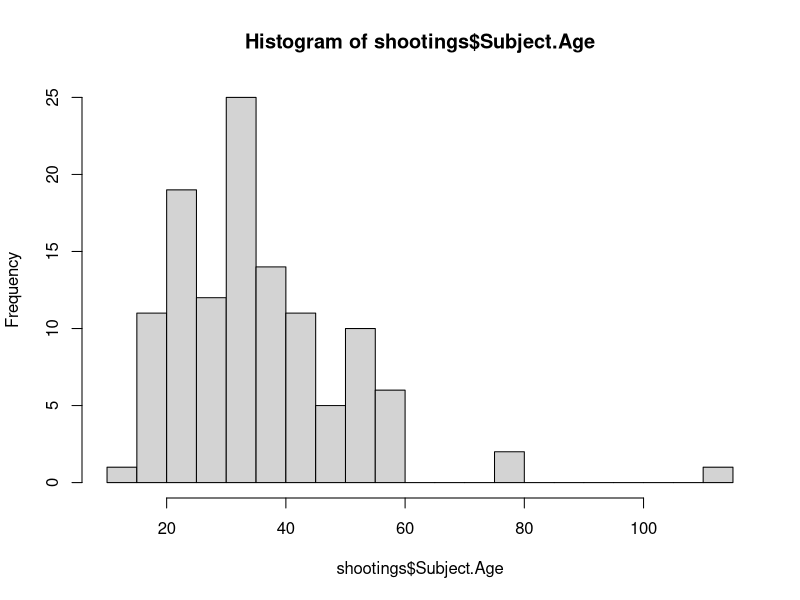
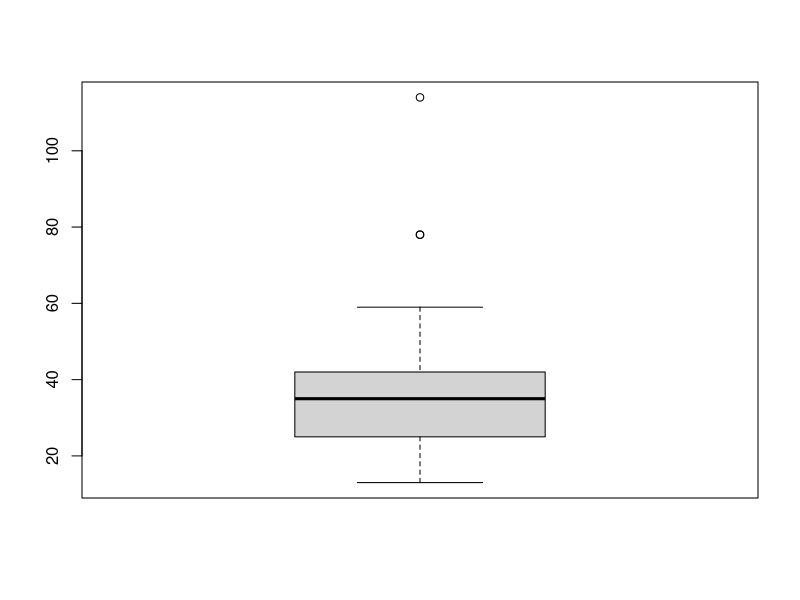
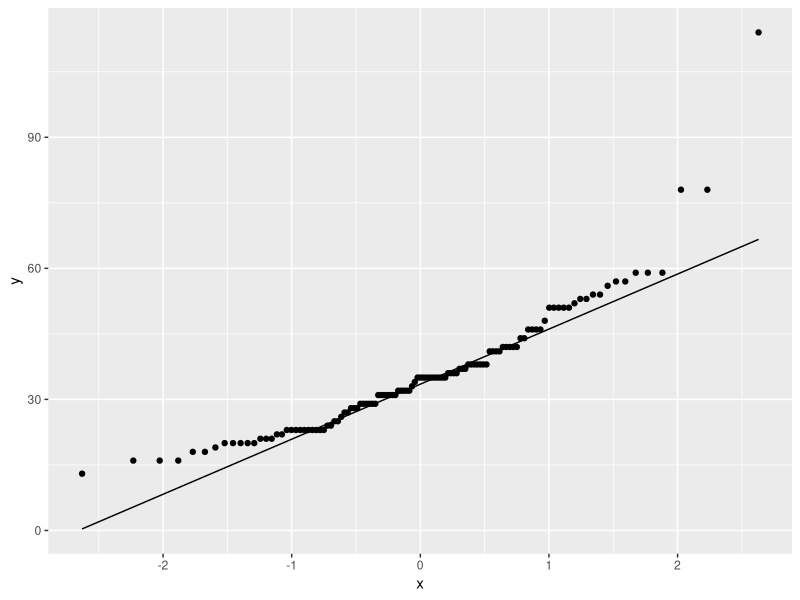
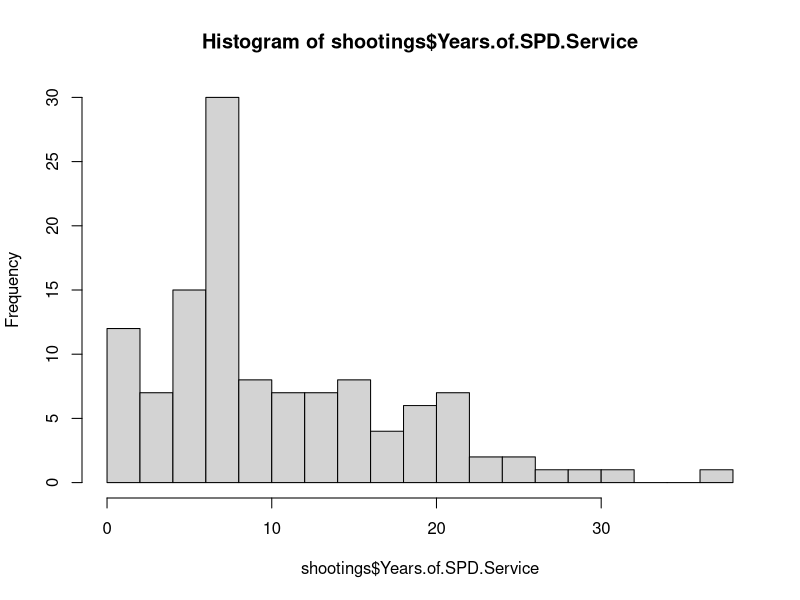
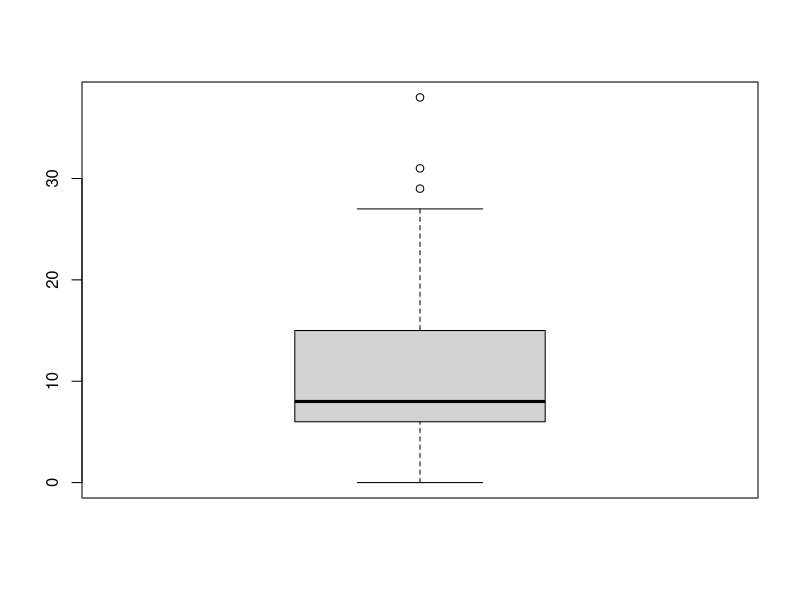
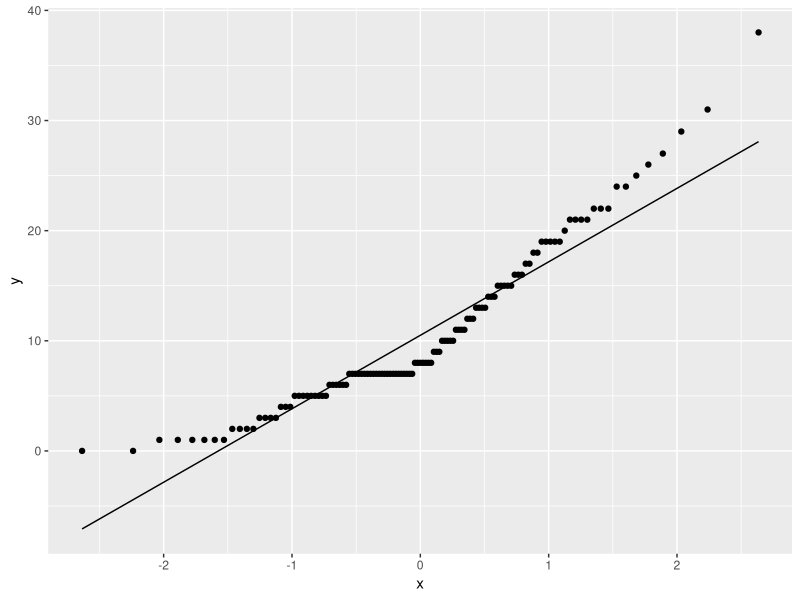
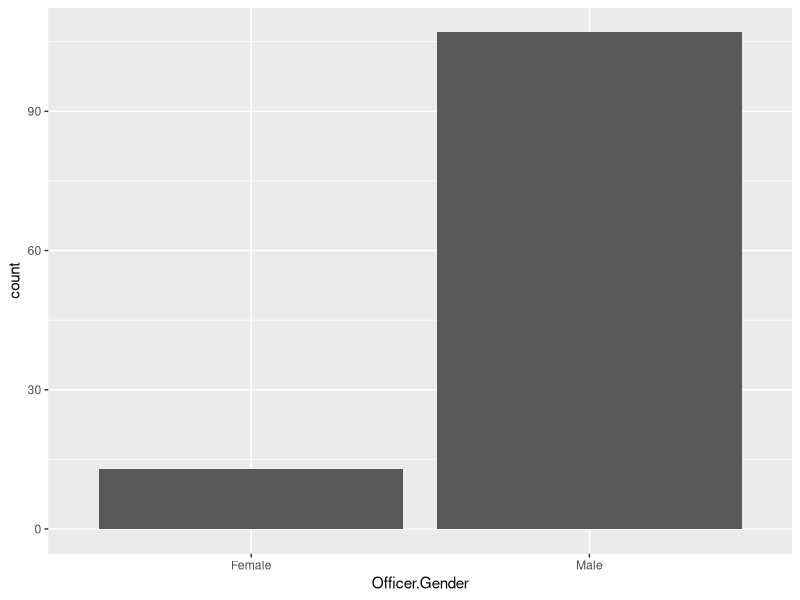
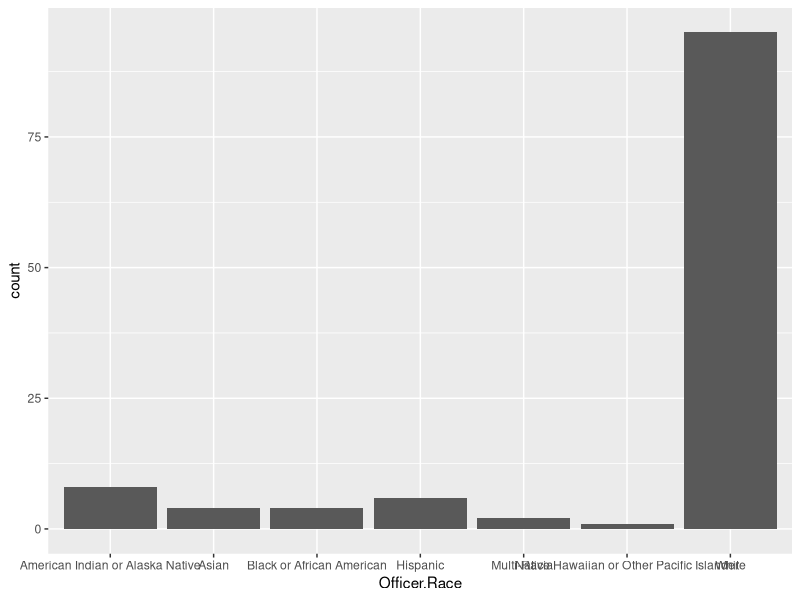

Generate these figures, in order, with R:
#first I want to call libraries
library(dplyr)
library(stringr)
library(tidyverse)

#set working directory
setwd("/Users/katherine/Policing/clean data/seattle")

#I want to call in my datasets (citations, use of force).
shootings<-read.csv(file='shootings_Seattle.csv', stringsAsFactors = TRUE)

#summary data
summary(shootings)
#only numerical columns are subject age and years of SPD service

var(shootings$Subject.Age, na.rm=TRUE)
sd(shootings$Subject.Age, na.rm=TRUE)

var(shootings$Years.of.SPD.Service, na.rm=TRUE)
sd(shootings$Years.of.SPD.Service, na.rm=TRUE)

#histogram of age
hist(shootings$Subject.Age, breaks = 25)

#boxplot
boxplot(shootings$Subject.Age)

#is age normally distributed
ggplot(shootings, aes(sample=Subject.Age)) + 
  geom_qq () +
  geom_qq_line()
#looks fairly normal except for a couple of outliers. Most are old people

#histogram of years of SPD
hist(shootings$Years.of.SPD.Service, breaks = 25)

#boxplot
boxplot(shootings$Years.of.SPD.Service)

#what about normality of years of SPD service
ggplot(shootings, aes(sample=Years.of.SPD.Service)) + 
  geom_qq () +
  geom_qq_line()
#looks more exponential to me. 

#categorical data analysis
levels(shootings$Officer.Gender)
levels(shootings$Officer.Race)
levels(shootings$Officer.Injured)
levels(shootings$Number.of.Rounds)
levels(shootings$Subject.Gender)
levels(shootings$Subject.Race)
levels(shootings$Subject.Weapon)
levels(shootings$Type.of.Weapon)
levels(shootings$Fatal)
levels(shootings$On.duty)
levels(shootings$Justified)
levels(shootings$Within.Policy)
levels(shootings$Officer.Disciplined.)
#the ones that return NULL are T/F

ggplot(shootings, aes(Officer.Gender))+
  geom_bar()

ggplot(shootings, aes(Officer.Race))+
  geom_bar()

ggplot(shootings, aes(Officer.Injured))+
  geom_bar()

ggplot(shootings, aes(Number.of.Rounds))+
  geom_bar()

ggplot(shootings, aes(Subject.Gender))+
  geom_bar()

ggplot(shootings, aes(Subject.Race))+
  geom_bar()

ggplot(shootings, aes(Subject.Weapon))+
  geom_bar()

ggplot(shootings, aes(Type.of.Weapon))+
  geom_bar()

ggplot(shootings, aes(Fatal))+
  geom_bar()

ggplot(shootings, aes(On.duty))+
  geom_bar()

ggplot(shootings, aes(Justified))+
  geom_bar()

ggplot(shootings, aes(Within.Policy))+
  geom_bar()

ggplot(shootings, aes(Officer.Disciplined.))+
  geom_bar()


ggplot(shootings,
       aes(x = Subject.Race,
           fill = Within.Policy))+
  geom_bar(position = "dodge")

ggplot(shootings,
       aes(x = Type.of.Weapon,
           fill = Subject.Race))+
  geom_bar(position = "dodge")

ggplot(shootings,
       aes(x = Subject.Race,
           fill = Subject.Weapon))+
  geom_bar(position = "dodge")
